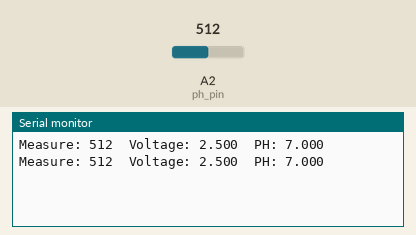
Bench run of a sketch on a simulated Arduino Uno, built with avr-gcc and run on an emulated ATmega328P. On the bench: the last lines printed to the serial monitor. The inputs (shaded band) are chosen by the test bench; at power-on: A2 (ph_pin) = 512.

Above: at 2.8 s.
2.9 s: A2 (ph_pin) set to 716
At 4.8 s:
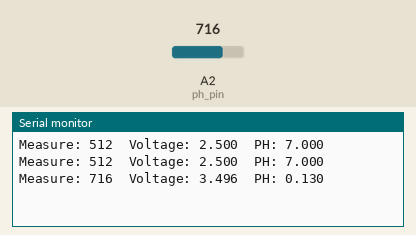
5.6 s: A2 (ph_pin) set to 900
At 6.4 s:
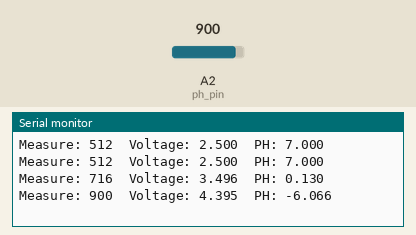
Timing chart, 0 to 8.6 s (numbered marks = the images above; inputs shaded):
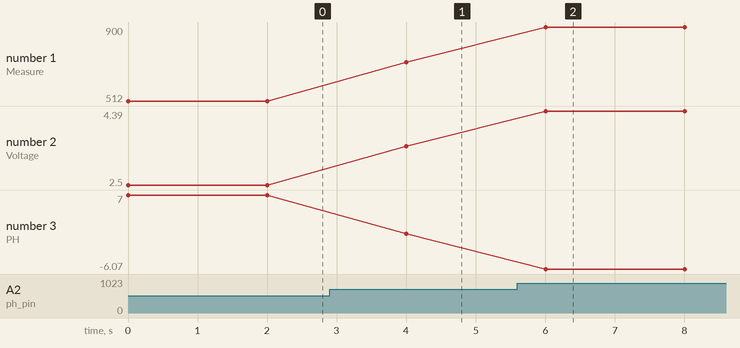

Measured:
- after the input at 2.9 s, the serial monitor: prints a new line after 1.1 s (image 1)
- after the input at 5.6 s, the serial monitor: prints a new line after 0.40 s (image 2)
- plotted number 1: 512 → 716 after the input at 2.9 s, 716 → 900 after the input at 5.6 s
- plotted number 2: 2.5 → 3.5 after the input at 2.9 s, 3.5 → 4.39 after the input at 5.6 s
- plotted number 3: 7 → 0.13 after the input at 2.9 s, 0.13 → -6.07 after the input at 5.6 s

The sketch:

PHMeter.ino
```cpp
int ph_pin = A2; //This is the pin number connected to Po

void setup() {
  Serial.begin(9600);
}

void loop() {
  int measure = analogRead(ph_pin);
  Serial.print("Measure: ");
  Serial.print(measure);

  double voltage = 5 / 1024.0 * measure; //classic digital to voltage conversion
  Serial.print("\tVoltage: ");
  Serial.print(voltage, 3);

  // PH_step = (voltage@PH7 - voltage@PH4) / (PH7 - PH4)
  // PH_probe = PH7 - ((voltage@PH7 - voltage@probe) / PH_step)

  float PH700V = 2.500;
  float PH686V = 2.466;
  float PH400V = 2.935;

  float PH_Step = (PH700V-PH400V)/(7-4);

  float Po = 7 - ((2.5 - voltage) / PH_Step);
  Serial.print("\tPH: ");
  Serial.print(Po, 3);

  Serial.println("");
  delay(2000);
}
```
